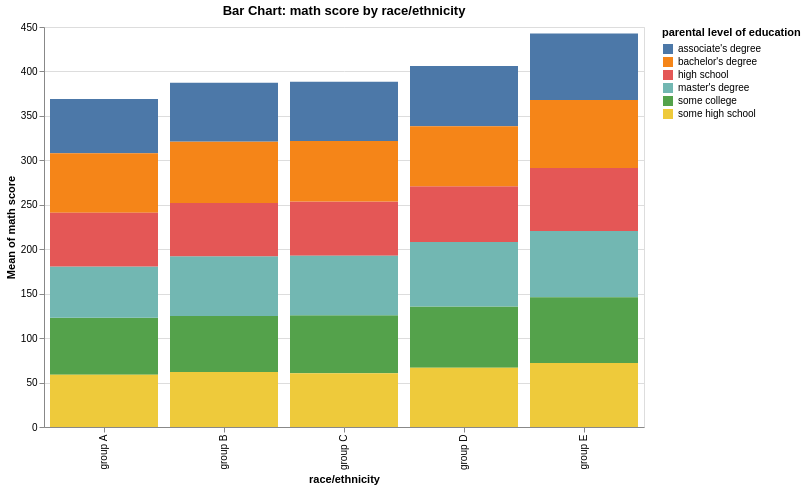

Express this chart as Vega-Lite.
### Vega-Lite specification from a JSON file in a GitHub repository (floating-point values rounded to 4 significant figures; data arrays with more than 128 entries replaced by an {"elided": "..."} marker saying what was removed)
{"$schema": "https://vega.github.io/schema/vega-lite/v5.json", "title": "Bar Chart: math score by race/ethnicity", "width": 600, "height": 400, "data": {"values": {"elided": "1000 records"}}, "mark": "bar", "encoding": {"x": {"field": "race/ethnicity", "type": "nominal", "scale": {}}, "y": {"field": "math score", "type": "quantitative", "aggregate": "mean", "scale": {}}, "color": {"field": "parental level of education", "type": "nominal"}, "tooltip": [{"field": "race/ethnicity", "type": "nominal"}, {"field": "math score", "type": "quantitative", "aggregate": "mean"}, {"field": "parental level of education", "type": "nominal"}]}, "transform": [], "params": []}
